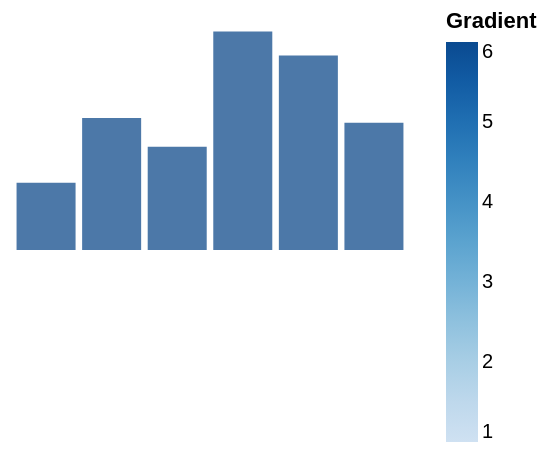

Here is the Vega-Lite specification saved for this chart:
### Vega specification from a JSON file in a GitHub repository (floating-point values rounded to 4 significant figures)
{"width": 200, "height": 120, "padding": 5, "data": [{"name": "t", "values": [{"a": "Alpha", "b": 28, "c": "x", "d": 1}, {"a": "Bravo", "b": 55, "c": "y", "d": 2}, {"a": "Charlie", "b": 43, "c": "x", "d": 3}, {"a": "Delta", "b": 91, "c": "z", "d": 4}, {"a": "Echo", "b": 81, "c": "y", "d": 5}, {"a": "Foxtrot", "b": 53, "c": "z", "d": 6}]}], "scales": [{"name": "x", "type": "band", "domain": {"data": "t", "field": "a"}, "range": "width", "padding": 0.1}, {"name": "y", "type": "linear", "domain": {"data": "t", "field": "b"}, "range": "height", "nice": true}, {"name": "color", "type": "ordinal", "domain": {"data": "t", "field": "c"}, "range": {"scheme": "category10"}}, {"name": "ramp", "type": "linear", "domain": {"data": "t", "field": "d"}, "range": {"scheme": "blues"}}, {"name": "size", "type": "linear", "domain": {"data": "t", "field": "b"}, "range": [10, 200]}, {"name": "shape", "type": "ordinal", "domain": {"data": "t", "field": "c"}, "range": "symbol"}, {"name": "quant", "type": "quantize", "domain": [0, 100], "range": {"scheme": "greens", "count": 4}}], "marks": [{"type": "rect", "from": {"data": "t"}, "encode": {"enter": {"x": {"scale": "x", "field": "a"}, "width": {"scale": "x", "band": 1}, "y": {"scale": "y", "field": "b"}, "y2": {"scale": "y", "value": 0}}}}], "legends": [{"fill": "ramp", "type": "gradient", "title": "Gradient", "orient": "right"}]}
